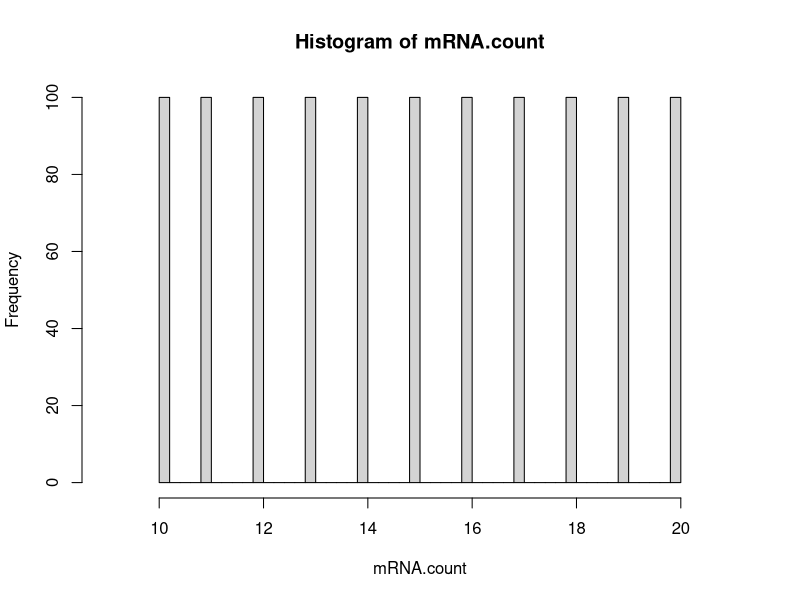
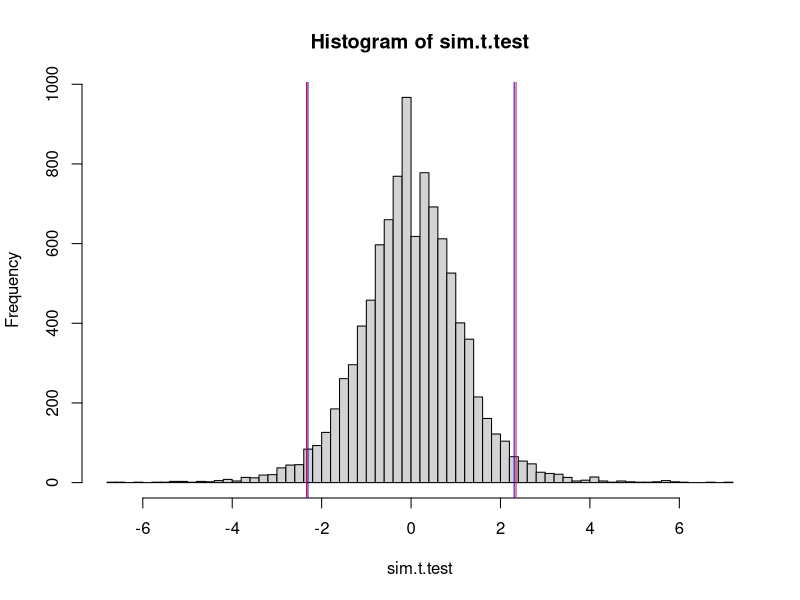

R code for these plots, in order:
## ---- chunk 1
mRNA.count <- c(rep(10,100),rep(11,100),rep(12,100),rep(13,100),rep(14,100),
                rep(15,100),rep(16,100),rep(17,100),rep(18,100),rep(19,100),
                rep(20,100))

#clearly this is not a normal distribution
hist(mRNA.count, xlim=c(9,21), br=50)

#we can simulate using a t test when the null hypotheis is true by drawing two samples of 5 cells from the same population
t.test(sample(mRNA.count,5), sample(mRNA.count,5))

#now let's simulate what this would be like if we did it 10,000 times
sim.t.test <- replicate(10000, t.test(sample(mRNA.count,5), sample(mRNA.count,5))$statistic)

#look at the distribution of t statistics
hist(sim.t.test, br=50)
#add lines in red that demark the 5% critical values
abline(v=quantile(sim.t.test,probs=c(0.025,0.975)), col="red")
#compare to the theoretical t distributon for (n-2) 8 degrees of freedom
abline(v=qt(c(0.025,0.975),df=8), col="blue")
